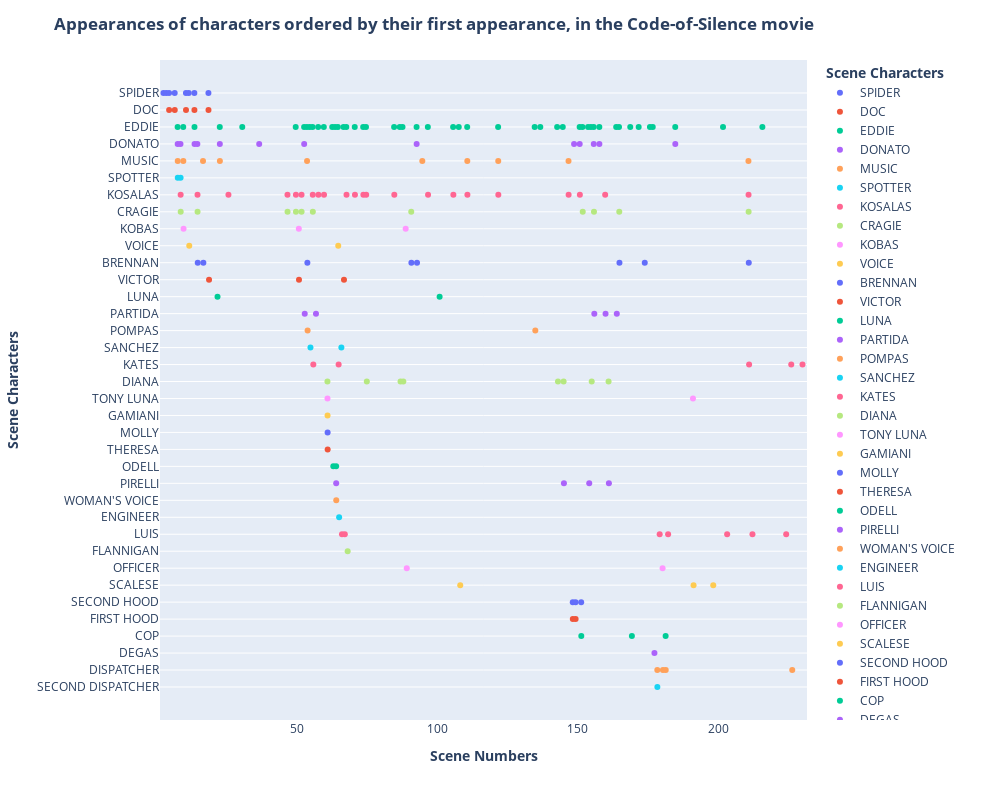

Notebook code for this chart:
### Code cell
df_xter_app = dia.character_appearances(movie_characters)

### Figure 1 — Plotly figure (JSON) as saved in the notebook; plotly's stock layout.template omitted (floating-point values rounded to 4 significant figures)
{"data": [{"alignmentgroup": "True", "boxpoints": "all", "customdata": [["SPIDER", 3], ["SPIDER", 4], ["SPIDER", 5], ["SPIDER", 7], ["SPIDER", 11], ["SPIDER", 12], ["SPIDER", 14], ["SPIDER", 19]], "fillcolor": "rgba(255,255,255,0)", "hoveron": "points", "hovertemplate": "<b> Scene Characters <b>=%{customdata[0]}<br>Scene Numbers=%{customdata[1]}<extra></extra>", "legendgroup": "SPIDER", "line": {"color": "rgba(255,255,255,0)"}, "marker": {"color": "#636efa"}, "name": "SPIDER", "offsetgroup": "SPIDER", "orientation": "v", "pointpos": 0, "showlegend": true, "type": "box", "x": [3, 4, 5, 7, 11, 12, 14, 19], "x0": " ", "xaxis": "x", "y": ["SPIDER", "SPIDER", "SPIDER", "SPIDER", "SPIDER", "SPIDER", "SPIDER", "SPIDER"], "y0": " ", "yaxis": "y"}, {"alignmentgroup": "True", "boxpoints": "all", "customdata": [["DOC", 5], ["DOC", 7], ["DOC", 11], ["DOC", 14], ["DOC", 19]], "fillcolor": "rgba(255,255,255,0)", "hoveron": "points", "hovertemplate": "<b> Scene Characters <b>=%{customdata[0]}<br>Scene Numbers=%{customdata[1]}<extra></extra>", "legendgroup": "DOC", "line": {"color": "rgba(255,255,255,0)"}, "marker": {"color": "#EF553B"}, "name": "DOC", "offsetgroup": "DOC", "orientation": "v", "pointpos": 0, "showlegend": true, "type": "box", "x": [5, 7, 11, 14, 19], "x0": " ", "xaxis": "x", "y": ["DOC", "DOC", "DOC", "DOC", "DOC"], "y0": " ", "yaxis": "y"}, {"alignmentgroup": "True", "boxpoints": "all", "customdata": [["EDDIE", 8], ["EDDIE", 10], ["EDDIE", 14], ["EDDIE", 23], ["EDDIE", 31], ["EDDIE", 50], ["EDDIE", 53], ["EDDIE", 54], ["EDDIE", 55], ["EDDIE", 56], ["EDDIE", 58], ["EDDIE", 60], ["EDDIE", 63], ["EDDIE", 64], ["EDDIE", 65], ["EDDIE", 67], ["EDDIE", 68], ["EDDIE", 71], ["EDDIE", 74], ["EDDIE", 75], ["EDDIE", 85], ["EDDIE", 87], ["EDDIE", 88], ["EDDIE", 93], ["EDDIE", 97], ["EDDIE", 106], ["EDDIE", 108], ["EDDIE", 111], ["EDDIE", 122], ["EDDIE", 135], ["EDDIE", 137], ["EDDIE", 143], ["EDDIE", 145], ["EDDIE", 151], ["EDDIE", 152], ["EDDIE", 154], ["EDDIE", 155], ["EDDIE", 156], ["EDDIE", 158], ["EDDIE", 164], ["EDDIE", 165], ["EDDIE", 169], ["EDDIE", 172], ["EDDIE", 176], ["EDDIE", 177], ["EDDIE", 185], ["EDDIE", 202], ["EDDIE", 216]], "fillcolor": "rgba(255,255,255,0)", "hoveron": "points", "hovertemplate": "<b> Scene Characters <b>=%{customdata[0]}<br>Scene Numbers=%{customdata[1]}<extra></extra>", "legendgroup": "EDDIE", "line": {"color": "rgba(255,255,255,0)"}, "marker": {"color": "#00cc96"}, "name": "EDDIE", "offsetgroup": "EDDIE", "orientation": "v", "pointpos": 0, "showlegend": true, "type": "box", "x": [8, 10, 14, 23, 31, 50, 53, 54, 55, 56, 58, 60, 63, 64, 65, 67, 68, 71, 74, 75, 85, 87, 88, 93, 97, 106, 108, 111, 122, 135, 137, 143, 145, 151, 152, 154, 155, 156, 158, 164, 165, 169, 172, 176, 177, 185, 202, 216], "x0": " ", "xaxis": "x", "y": ["EDDIE", "EDDIE", "EDDIE", "EDDIE", "EDDIE", "EDDIE", "EDDIE", "EDDIE", "EDDIE", "EDDIE", "EDDIE", "EDDIE", "EDDIE", "EDDIE", "EDDIE", "EDDIE", "EDDIE", "EDDIE", "EDDIE", "EDDIE", "EDDIE", "EDDIE", "EDDIE", "EDDIE", "EDDIE", "EDDIE", "EDDIE", "EDDIE", "EDDIE", "EDDIE", "EDDIE", "EDDIE", "EDDIE", "EDDIE", "EDDIE", "EDDIE", "EDDIE", "EDDIE", "EDDIE", "EDDIE", "EDDIE", "EDDIE", "EDDIE", "EDDIE", "EDDIE", "EDDIE", "EDDIE", "EDDIE"], "y0": " ", "yaxis": "y"}, {"alignmentgroup": "True", "boxpoints": "all", "customdata": [["DONATO", 8], ["DONATO", 9], ["DONATO", 14], ["DONATO", 15], ["DONATO", 23], ["DONATO", 37], ["DONATO", 53], ["DONATO", 93], ["DONATO", 149], ["DONATO", 151], ["DONATO", 156], ["DONATO", 158], ["DONATO", 185]], "fillcolor": "rgba(255,255,255,0)", "hoveron": "points", "hovertemplate": "<b> Scene Characters <b>=%{customdata[0]}<br>Scene Numbers=%{customdata[1]}<extra></extra>", "legendgroup": "DONATO", "line": {"color": "rgba(255,255,255,0)"}, "marker": {"color": "#ab63fa"}, "name": "DONATO", "offsetgroup": "DONATO", "orientation": "v", "pointpos": 0, "showlegend": true, "type": "box", "x": [8, 9, 14, 15, 23, 37, 53, 93, 149, 151, 156, 158, 185], "x0": " ", "xaxis": "x", "y": ["DONATO", "DONATO", "DONATO", "DONATO", "DONATO", "DONATO", "DONATO", "DONATO", "DONATO", "DONATO", "DONATO", "DONATO", "DONATO"], "y0": " ", "yaxis": "y"}, {"alignmentgroup": "True", "boxpoints": "all", "customdata": [["MUSIC", 8], ["MUSIC", 10], ["MUSIC", 17], ["MUSIC", 23], ["MUSIC", 54], ["MUSIC", 95], ["MUSIC", 111], ["MUSIC", 122], ["MUSIC", 147], ["MUSIC", 211]], "fillcolor": "rgba(255,255,255,0)", "hoveron": "points", "hovertemplate": "<b> Scene Characters <b>=%{customdata[0]}<br>Scene Numbers=%{customdata[1]}<extra></extra>", "legendgroup": "MUSIC", "line": {"color": "rgba(255,255,255,0)"}, "marker": {"color": "#FFA15A"}, "name": "MUSIC", "offsetgroup": "MUSIC", "orientation": "v", "pointpos": 0, "showlegend": true, "type": "box", "x": [8, 10, 17, 23, 54, 95, 111, 122, 147, 211], "x0": " ", "xaxis": "x", "y": ["MUSIC", "MUSIC", "MUSIC", "MUSIC", "MUSIC", "MUSIC", "MUSIC", "MUSIC", "MUSIC", "MUSIC"], "y0": " ", "yaxis": "y"}, {"alignmentgroup": "True", "boxpoints": "all", "customdata": [["SPOTTER", 8], ["SPOTTER", 9]], "fillcolor": "rgba(255,255,255,0)", "hoveron": "points", "hovertemplate": "<b> Scene Characters <b>=%{customdata[0]}<br>Scene Numbers=%{customdata[1]}<extra></extra>", "legendgroup": "SPOTTER", "line": {"color": "rgba(255,255,255,0)"}, "marker": {"color": "#19d3f3"}, "name": "SPOTTER", "offsetgroup": "SPOTTER", "orientation": "v", "pointpos": 0, "showlegend": true, "type": "box", "x": [8, 9], "x0": " ", "xaxis": "x", "y": ["SPOTTER", "SPOTTER"], "y0": " ", "yaxis": "y"}, {"alignmentgroup": "True", "boxpoints": "all", "customdata": [["KOSALAS", 9], ["KOSALAS", 15], ["KOSALAS", 26], ["KOSALAS", 47], ["KOSALAS", 50], ["KOSALAS", 52], ["KOSALAS", 56], ["KOSALAS", 58], ["KOSALAS", 60], ["KOSALAS", 68], ["KOSALAS", 71], ["KOSALAS", 74], ["KOSALAS", 75], ["KOSALAS", 85], ["KOSALAS", 97], ["KOSALAS", 106], ["KOSALAS", 111], ["KOSALAS", 122], ["KOSALAS", 147], ["KOSALAS", 151], ["KOSALAS", 160], ["KOSALAS", 211]], "fillcolor": "rgba(255,255,255,0)", "hoveron": "points", "hovertemplate": "<b> Scene Characters <b>=%{customdata[0]}<br>Scene Numbers=%{customdata[1]}<extra></extra>", "legendgroup": "KOSALAS", "line": {"color": "rgba(255,255,255,0)"}, "marker": {"color": "#FF6692"}, "name": "KOSALAS", "offsetgroup": "KOSALAS", "orientation": "v", "pointpos": 0, "showlegend": true, "type": "box", "x": [9, 15, 26, 47, 50, 52, 56, 58, 60, 68, 71, 74, 75, 85, 97, 106, 111, 122, 147, 151, 160, 211], "x0": " ", "xaxis": "x", "y": ["KOSALAS", "KOSALAS", "KOSALAS", "KOSALAS", "KOSALAS", "KOSALAS", "KOSALAS", "KOSALAS", "KOSALAS", "KOSALAS", "KOSALAS", "KOSALAS", "KOSALAS", "KOSALAS", "KOSALAS", "KOSALAS", "KOSALAS", "KOSALAS", "KOSALAS", "KOSALAS", "KOSALAS", "KOSALAS"], "y0": " ", "yaxis": "y"}, {"alignmentgroup": "True", "boxpoints": "all", "customdata": [["CRAGIE", 9], ["CRAGIE", 15], ["CRAGIE", 47], ["CRAGIE", 50], ["CRAGIE", 52], ["CRAGIE", 56], ["CRAGIE", 91], ["CRAGIE", 152], ["CRAGIE", 156], ["CRAGIE", 165], ["CRAGIE", 211]], "fillcolor": "rgba(255,255,255,0)", "hoveron": "points", "hovertemplate": "<b> Scene Characters <b>=%{customdata[0]}<br>Scene Numbers=%{customdata[1]}<extra></extra>", "legendgroup": "CRAGIE", "line": {"color": "rgba(255,255,255,0)"}, "marker": {"color": "#B6E880"}, "name": "CRAGIE", "offsetgroup": "CRAGIE", "orientation": "v", "pointpos": 0, "showlegend": true, "type": "box", "x": [9, 15, 47, 50, 52, 56, 91, 152, 156, 165, 211], "x0": " ", "xaxis": "x", "y": ["CRAGIE", "CRAGIE", "CRAGIE", "CRAGIE", "CRAGIE", "CRAGIE", "CRAGIE", "CRAGIE", "CRAGIE", "CRAGIE", "CRAGIE"], "y0": " ", "yaxis": "y"}, {"alignmentgroup": "True", "boxpoints": "all", "customdata": [["KOBAS", 10], ["KOBAS", 51], ["KOBAS", 89]], "fillcolor": "rgba(255,255,255,0)", "hoveron": "points", "hovertemplate": "<b> Scene Characters <b>=%{customdata[0]}<br>Scene Numbers=%{customdata[1]}<extra></extra>", "legendgroup": "KOBAS", "line": {"color": "rgba(255,255,255,0)"}, "marker": {"color": "#FF97FF"}, "name": "KOBAS", "offsetgroup": "KOBAS", "orientation": "v", "pointpos": 0, "showlegend": true, "type": "box", "x": [10, 51, 89], "x0": " ", "xaxis": "x", "y": ["KOBAS", "KOBAS", "KOBAS"], "y0": " ", "yaxis": "y"}, {"alignmentgroup": "True", "boxpoints": "all", "customdata": [["VOICE", 12], ["VOICE", 65]], "fillcolor": "rgba(255,255,255,0)", "hoveron": "points", "hovertemplate": "<b> Scene Characters <b>=%{customdata[0]}<br>Scene Numbers=%{customdata[1]}<extra></extra>", "legendgroup": "VOICE", "line": {"color": "rgba(255,255,255,0)"}, "marker": {"color": "#FECB52"}, "name": "VOICE", "offsetgroup": "VOICE", "orientation": "v", "pointpos": 0, "showlegend": true, "type": "box", "x": [12, 65], "x0": " ", "xaxis": "x", "y": ["VOICE", "VOICE"], "y0": " ", "yaxis": "y"}, {"alignmentgroup": "True", "boxpoints": "all", "customdata": [["BRENNAN", 15], ["BRENNAN", 17], ["BRENNAN", 54], ["BRENNAN", 91], ["BRENNAN", 93], ["BRENNAN", 165], ["BRENNAN", 174], ["BRENNAN", 211]], "fillcolor": "rgba(255,255,255,0)", "hoveron": "points", "hovertemplate": "<b> Scene Characters <b>=%{customdata[0]}<br>Scene Numbers=%{customdata[1]}<extra></extra>", "legendgroup": "BRENNAN", "line": {"color": "rgba(255,255,255,0)"}, "marker": {"color": "#636efa"}, "name": "BRENNAN", "offsetgroup": "BRENNAN", "orientation": "v", "pointpos": 0, "showlegend": true, "type": "box", "x": [15, 17, 54, 91, 93, 165, 174, 211], "x0": " ", "xaxis": "x", "y": ["BRENNAN", "BRENNAN", "BRENNAN", "BRENNAN", "BRENNAN", "BRENNAN", "BRENNAN", "BRENNAN"], "y0": " ", "yaxis": "y"}, {"alignmentgroup": "True", "boxpoints": "all", "customdata": [["VICTOR", 19], ["VICTOR", 51], ["VICTOR", 67]], "fillcolor": "rgba(255,255,255,0)", "hoveron": "points", "hovertemplate": "<b> Scene Characters <b>=%{customdata[0]}<br>Scene Numbers=%{customdata[1]}<extra></extra>", "legendgroup": "VICTOR", "line": {"color": "rgba(255,255,255,0)"}, "marker": {"color": "#EF553B"}, "name": "VICTOR", "offsetgroup": "VICTOR", "orientation": "v", "pointpos": 0, "showlegend": true, "type": "box", "x": [19, 51, 67], "x0": " ", "xaxis": "x", "y": ["VICTOR", "VICTOR", "VICTOR"], "y0": " ", "yaxis": "y"}, {"alignmentgroup": "True", "boxpoints": "all", "customdata": [["LUNA", 22], ["LUNA", 101]], "fillcolor": "rgba(255,255,255,0)", "hoveron": "points", "hovertemplate": "<b> Scene Characters <b>=%{customdata[0]}<br>Scene Numbers=%{customdata[1]}<extra></extra>", "legendgroup": "LUNA", "line": {"color": "rgba(255,255,255,0)"}, "marker": {"color": "#00cc96"}, "name": "LUNA", "offsetgroup": "LUNA", "orientation": "v", "pointpos": 0, "showlegend": true, "type": "box", "x": [22, 101], "x0": " ", "xaxis": "x", "y": ["LUNA", "LUNA"], "y0": " ", "yaxis": "y"}, {"alignmentgroup": "True", "boxpoints": "all", "customdata": [["PARTIDA", 53], ["PARTIDA", 57], ["PARTIDA", 156], ["PARTIDA", 160], ["PARTIDA", 164]], "fillcolor": "rgba(255,255,255,0)", "hoveron": "points", "hovertemplate": "<b> Scene Characters <b>=%{customdata[0]}<br>Scene Numbers=%{customdata[1]}<extra></extra>", "legendgroup": "PARTIDA", "line": {"color": "rgba(255,255,255,0)"}, "marker": {"color": "#ab63fa"}, "name": "PARTIDA", "offsetgroup": "PARTIDA", "orientation": "v", "pointpos": 0, "showlegend": true, "type": "box", "x": [53, 57, 156, 160, 164], "x0": " ", "xaxis": "x", "y": ["PARTIDA", "PARTIDA", "PARTIDA", "PARTIDA", "PARTIDA"], "y0": " ", "yaxis": "y"}, {"alignmentgroup": "True", "boxpoints": "all", "customdata": [["POMPAS", 54], ["POMPAS", 135]], "fillcolor": "rgba(255,255,255,0)", "hoveron": "points", "hovertemplate": "<b> Scene Characters <b>=%{customdata[0]}<br>Scene Numbers=%{customdata[1]}<extra></extra>", "legendgroup": "POMPAS", "line": {"color": "rgba(255,255,255,0)"}, "marker": {"color": "#FFA15A"}, "name": "POMPAS", "offsetgroup": "POMPAS", "orientation": "v", "pointpos": 0, "showlegend": true, "type": "box", "x": [54, 135], "x0": " ", "xaxis": "x", "y": ["POMPAS", "POMPAS"], "y0": " ", "yaxis": "y"}, {"alignmentgroup": "True", "boxpoints": "all", "customdata": [["SANCHEZ", 55], ["SANCHEZ", 66]], "fillcolor": "rgba(255,255,255,0)", "hoveron": "points", "hovertemplate": "<b> Scene Characters <b>=%{customdata[0]}<br>Scene Numbers=%{customdata[1]}<extra></extra>", "legendgroup": "SANCHEZ", "line": {"color": "rgba(255,255,255,0)"}, "marker": {"color": "#19d3f3"}, "name": "SANCHEZ", "offsetgroup": "SANCHEZ", "orientation": "v", "pointpos": 0, "showlegend": true, "type": "box", "x": [55, 66], "x0": " ", "xaxis": "x", "y": ["SANCHEZ", "SANCHEZ"], "y0": " ", "yaxis": "y"}, {"alignmentgroup": "True", "boxpoints": "all", "customdata": [["KATES", 56], ["KATES", 65], ["KATES", 211], ["KATES", 226], ["KATES", 230]], "fillcolor": "rgba(255,255,255,0)", "hoveron": "points", "hovertemplate": "<b> Scene Characters <b>=%{customdata[0]}<br>Scene Numbers=%{customdata[1]}<extra></extra>", "legendgroup": "KATES", "line": {"color": "rgba(255,255,255,0)"}, "marker": {"color": "#FF6692"}, "name": "KATES", "offsetgroup": "KATES", "orientation": "v", "pointpos": 0, "showlegend": true, "type": "box", "x": [56, 65, 211, 226, 230], "x0": " ", "xaxis": "x", "y": ["KATES", "KATES", "KATES", "KATES", "KATES"], "y0": " ", "yaxis": "y"}, {"alignmentgroup": "True", "boxpoints": "all", "customdata": [["DIANA", 61], ["DIANA", 75], ["DIANA", 87], ["DIANA", 88], ["DIANA", 143], ["DIANA", 145], ["DIANA", 155], ["DIANA", 161]], "fillcolor": "rgba(255,255,255,0)", "hoveron": "points", "hovertemplate": "<b> Scene Characters <b>=%{customdata[0]}<br>Scene Numbers=%{customdata[1]}<extra></extra>", "legendgroup": "DIANA", "line": {"color": "rgba(255,255,255,0)"}, "marker": {"color": "#B6E880"}, "name": "DIANA", "offsetgroup": "DIANA", "orientation": "v", "pointpos": 0, "showlegend": true, "type": "box", "x": [61, 75, 87, 88, 143, 145, 155, 161], "x0": " ", "xaxis": "x", "y": ["DIANA", "DIANA", "DIANA", "DIANA", "DIANA", "DIANA", "DIANA", "DIANA"], "y0": " ", "yaxis": "y"}, {"alignmentgroup": "True", "boxpoints": "all", "customdata": [["TONY LUNA", 61], ["TONY LUNA", 191]], "fillcolor": "rgba(255,255,255,0)", "hoveron": "points", "hovertemplate": "<b> Scene Characters <b>=%{customdata[0]}<br>Scene Numbers=%{customdata[1]}<extra></extra>", "legendgroup": "TONY LUNA", "line": {"color": "rgba(255,255,255,0)"}, "marker": {"color": "#FF97FF"}, "name": "TONY LUNA", "offsetgroup": "TONY LUNA", "orientation": "v", "pointpos": 0, "showlegend": true, "type": "box", "x": [61, 191], "x0": " ", "xaxis": "x", "y": ["TONY LUNA", "TONY LUNA"], "y0": " ", "yaxis": "y"}, {"alignmentgroup": "True", "boxpoints": "all", "customdata": [["GAMIANI", 61]], "fillcolor": "rgba(255,255,255,0)", "hoveron": "points", "hovertemplate": "<b> Scene Characters <b>=%{customdata[0]}<br>Scene Numbers=%{customdata[1]}<extra></extra>", "legendgroup": "GAMIANI", "line": {"color": "rgba(255,255,255,0)"}, "marker": {"color": "#FECB52"}, "name": "GAMIANI", "offsetgroup": "GAMIANI", "orientation": "v", "pointpos": 0, "showlegend": true, "type": "box", "x": [61], "x0": " ", "xaxis": "x", "y": ["GAMIANI"], "y0": " ", "yaxis": "y"}, {"alignmentgroup": "True", "boxpoints": "all", "customdata": [["MOLLY", 61]], "fillcolor": "rgba(255,255,255,0)", "hoveron": "points", "hovertemplate": "<b> Scene Characters <b>=%{customdata[0]}<br>Scene Numbers=%{customdata[1]}<extra></extra>", "legendgroup": "MOLLY", "line": {"color": "rgba(255,255,255,0)"}, "marker": {"color": "#636efa"}, "name": "MOLLY", "offsetgroup": "MOLLY", "orientation": "v", "pointpos": 0, "showlegend": true, "type": "box", "x": [61], "x0": " ", "xaxis": "x", "y": ["MOLLY"], "y0": " ", "yaxis": "y"}, {"alignmentgroup": "True", "boxpoints": "all", "customdata": [["THERESA", 61]], "fillcolor": "rgba(255,255,255,0)", "hoveron": "points", "hovertemplate": "<b> Scene Characters <b>=%{customdata[0]}<br>Scene Numbers=%{customdata[1]}<extra></extra>", "legendgroup": "THERESA", "line": {"color": "rgba(255,255,255,0)"}, "marker": {"color": "#EF553B"}, "name": "THERESA", "offsetgroup": "THERESA", "orientation": "v", "pointpos": 0, "showlegend": true, "type": "box", "x": [61], "x0": " ", "xaxis": "x", "y": ["THERESA"], "y0": " ", "yaxis": "y"}, {"alignmentgroup": "True", "boxpoints": "all", "customdata": [["ODELL", 63], ["ODELL", 64]], "fillcolor": "rgba(255,255,255,0)", "hoveron": "points", "hovertemplate": "<b> Scene Characters <b>=%{customdata[0]}<br>Scene Numbers=%{customdata[1]}<extra></extra>", "legendgroup": "ODELL", "line": {"color": "rgba(255,255,255,0)"}, "marker": {"color": "#00cc96"}, "name": "ODELL", "offsetgroup": "ODELL", "orientation": "v", "pointpos": 0, "showlegend": true, "type": "box", "x": [63, 64], "x0": " ", "xaxis": "x", "y": ["ODELL", "ODELL"], "y0": " ", "yaxis": "y"}, {"alignmentgroup": "True", "boxpoints": "all", "customdata": [["PIRELLI", 64], ["PIRELLI", 145], ["PIRELLI", 154], ["PIRELLI", 161]], "fillcolor": "rgba(255,255,255,0)", "hoveron": "points", "hovertemplate": "<b> Scene Characters <b>=%{customdata[0]}<br>Scene Numbers=%{customdata[1]}<extra></extra>", "legendgroup": "PIRELLI", "line": {"color": "rgba(255,255,255,0)"}, "marker": {"color": "#ab63fa"}, "name": "PIRELLI", "offsetgroup": "PIRELLI", "orientation": "v", "pointpos": 0, "showlegend": true, "type": "box", "x": [64, 145, 154, 161], "x0": " ", "xaxis": "x", "y": ["PIRELLI", "PIRELLI", "PIRELLI", "PIRELLI"], "y0": " ", "yaxis": "y"}, {"alignmentgroup": "True", "boxpoints": "all", "customdata": [["WOMAN'S VOICE", 64]], "fillcolor": "rgba(255,255,255,0)", "hoveron": "points", "hovertemplate": "<b> Scene Characters <b>=%{customdata[0]}<br>Scene Numbers=%{customdata[1]}<extra></extra>", "legendgroup": "WOMAN'S VOICE", "line": {"color": "rgba(255,255,255,0)"}, "marker": {"color": "#FFA15A"}, "name": "WOMAN'S VOICE", "offsetgroup": "WOMAN'S VOICE", "orientation": "v", "pointpos": 0, "showlegend": true, "type": "box", "x": [64], "x0": " ", "xaxis": "x", "y": ["WOMAN'S VOICE"], "y0": " ", "yaxis": "y"}, {"alignmentgroup": "True", "boxpoints": "all", "customdata": [["ENGINEER", 65]], "fillcolor": "rgba(255,255,255,0)", "hoveron": "points", "hovertemplate": "<b> Scene Characters <b>=%{customdata[0]}<br>Scene Numbers=%{customdata[1]}<extra></extra>", "legendgroup": "ENGINEER", "line": {"color": "rgba(255,255,255,0)"}, "marker": {"color": "#19d3f3"}, "name": "ENGINEER", "offsetgroup": "ENGINEER", "orientation": "v", "pointpos": 0, "showlegend": true, "type": "box", "x": [65], "x0": " ", "xaxis": "x", "y": ["ENGINEER"], "y0": " ", "yaxis": "y"}, {"alignmentgroup": "True", "boxpoints": "all", "customdata": [["LUIS", 66], ["LUIS", 67], ["LUIS", 179], ["LUIS", 182], ["LUIS", 203], ["LUIS", 212], ["LUIS", 224]], "fillcolor": "rgba(255,255,255,0)", "hoveron": "points", "hovertemplate": "<b> Scene Characters <b>=%{customdata[0]}<br>Scene Numbers=%{customdata[1]}<extra></extra>", "legendgroup": "LUIS", "line": {"color": "rgba(255,255,255,0)"}, "marker": {"color": "#FF6692"}, "name": "LUIS", "offsetgroup": "LUIS", "orientation": "v", "pointpos": 0, "showlegend": true, "type": "box", "x": [66, 67, 179, 182, 203, 212, 224], "x0": " ", "xaxis": "x", "y": ["LUIS", "LUIS", "LUIS", "LUIS", "LUIS", "LUIS", "LUIS"], "y0": " ", "yaxis": "y"}, {"alignmentgroup": "True", "boxpoints": "all", "customdata": [["FLANNIGAN", 68]], "fillcolor": "rgba(255,255,255,0)", "hoveron": "points", "hovertemplate": "<b> Scene Characters <b>=%{customdata[0]}<br>Scene Numbers=%{customdata[1]}<extra></extra>", "legendgroup": "FLANNIGAN", "line": {"color": "rgba(255,255,255,0)"}, "marker": {"color": "#B6E880"}, "name": "FLANNIGAN", "offsetgroup": "FLANNIGAN", "orientation": "v", "pointpos": 0, "showlegend": true, "type": "box", "x": [68], "x0": " ", "xaxis": "x", "y": ["FLANNIGAN"], "y0": " ", "yaxis": "y"}, {"alignmentgroup": "True", "boxpoints": "all", "customdata": [["OFFICER", 89], ["OFFICER", 180]], "fillcolor": "rgba(255,255,255,0)", "hoveron": "points", "hovertemplate": "<b> Scene Characters <b>=%{customdata[0]}<br>Scene Numbers=%{customdata[1]}<extra></extra>", "legendgroup": "OFFICER", "line": {"color": "rgba(255,255,255,0)"}, "marker": {"color": "#FF97FF"}, "name": "OFFICER", "offsetgroup": "OFFICER", "orientation": "v", "pointpos": 0, "showlegend": true, "type": "box", "x": [89, 180], "x0": " ", "xaxis": "x", "y": ["OFFICER", "OFFICER"], "y0": " ", "yaxis": "y"}, {"alignmentgroup": "True", "boxpoints": "all", "customdata": [["SCALESE", 108], ["SCALESE", 191], ["SCALESE", 198]], "fillcolor": "rgba(255,255,255,0)", "hoveron": "points", "hovertemplate": "<b> Scene Characters <b>=%{customdata[0]}<br>Scene Numbers=%{customdata[1]}<extra></extra>", "legendgroup": "SCALESE", "line": {"color": "rgba(255,255,255,0)"}, "marker": {"color": "#FECB52"}, "name": "SCALESE", "offsetgroup": "SCALESE", "orientation": "v", "pointpos": 0, "showlegend": true, "type": "box", "x": [108, 191, 198], "x0": " ", "xaxis": "x", "y": ["SCALESE", "SCALESE", "SCALESE"], "y0": " ", "yaxis": "y"}, {"alignmentgroup": "True", "boxpoints": "all", "customdata": [["SECOND HOOD", 148], ["SECOND HOOD", 149], ["SECOND HOOD", 151]], "fillcolor": "rgba(255,255,255,0)", "hoveron": "points", "hovertemplate": "<b> Scene Characters <b>=%{customdata[0]}<br>Scene Numbers=%{customdata[1]}<extra></extra>", "legendgroup": "SECOND HOOD", "line": {"color": "rgba(255,255,255,0)"}, "marker": {"color": "#636efa"}, "name": "SECOND HOOD", "offsetgroup": "SECOND HOOD", "orientation": "v", "pointpos": 0, "showlegend": true, "type": "box", "x": [148, 149, 151], "x0": " ", "xaxis": "x", "y": ["SECOND HOOD", "SECOND HOOD", "SECOND HOOD"], "y0": " ", "yaxis": "y"}, {"alignmentgroup": "True", "boxpoints": "all", "customdata": [["FIRST HOOD", 148], ["FIRST HOOD", 149]], "fillcolor": "rgba(255,255,255,0)", "hoveron": "points", "hovertemplate": "<b> Scene Characters <b>=%{customdata[0]}<br>Scene Numbers=%{customdata[1]}<extra></extra>", "legendgroup": "FIRST HOOD", "line": {"color": "rgba(255,255,255,0)"}, "marker": {"color": "#EF553B"}, "name": "FIRST HOOD", "offsetgroup": "FIRST HOOD", "orientation": "v", "pointpos": 0, "showlegend": true, "type": "box", "x": [148, 149], "x0": " ", "xaxis": "x", "y": ["FIRST HOOD", "FIRST HOOD"], "y0": " ", "yaxis": "y"}, {"alignmentgroup": "True", "boxpoints": "all", "customdata": [["COP", 151], ["COP", 169], ["COP", 181]], "fillcolor": "rgba(255,255,255,0)", "hoveron": "points", "hovertemplate": "<b> Scene Characters <b>=%{customdata[0]}<br>Scene Numbers=%{customdata[1]}<extra></extra>", "legendgroup": "COP", "line": {"color": "rgba(255,255,255,0)"}, "marker": {"color": "#00cc96"}, "name": "COP", "offsetgroup": "COP", "orientation": "v", "pointpos": 0, "showlegend": true, "type": "box", "x": [151, 169, 181], "x0": " ", "xaxis": "x", "y": ["COP", "COP", "COP"], "y0": " ", "yaxis": "y"}, {"alignmentgroup": "True", "boxpoints": "all", "customdata": [["DEGAS", 177]], "fillcolor": "rgba(255,255,255,0)", "hoveron": "points", "hovertemplate": "<b> Scene Characters <b>=%{customdata[0]}<br>Scene Numbers=%{customdata[1]}<extra></extra>", "legendgroup": "DEGAS", "line": {"color": "rgba(255,255,255,0)"}, "marker": {"color": "#ab63fa"}, "name": "DEGAS", "offsetgroup": "DEGAS", "orientation": "v", "pointpos": 0, "showlegend": true, "type": "box", "x": [177], "x0": " ", "xaxis": "x", "y": ["DEGAS"], "y0": " ", "yaxis": "y"}, {"alignmentgroup": "True", "boxpoints": "all", "customdata": [["DISPATCHER", 178], ["DISPATCHER", 180], ["DISPATCHER", 181], ["DISPATCHER", 226]], "fillcolor": "rgba(255,255,255,0)", "hoveron": "points", "hovertemplate": "<b> Scene Characters <b>=%{customdata[0]}<br>Scene Numbers=%{customdata[1]}<extra></extra>", "legendgroup": "DISPATCHER", "line": {"color": "rgba(255,255,255,0)"}, "marker": {"color": "#FFA15A"}, "name": "DISPATCHER", "offsetgroup": "DISPATCHER", "orientation": "v", "pointpos": 0, "showlegend": true, "type": "box", "x": [178, 180, 181, 226], "x0": " ", "xaxis": "x", "y": ["DISPATCHER", "DISPATCHER", "DISPATCHER", "DISPATCHER"], "y0": " ", "yaxis": "y"}, {"alignmentgroup": "True", "boxpoints": "all", "customdata": [["SECOND DISPATCHER", 178]], "fillcolor": "rgba(255,255,255,0)", "hoveron": "points", "hovertemplate": "<b> Scene Characters <b>=%{customdata[0]}<br>Scene Numbers=%{customdata[1]}<extra></extra>", "legendgroup": "SECOND DISPATCHER", "line": {"color": "rgba(255,255,255,0)"}, "marker": {"color": "#19d3f3"}, "name": "SECOND DISPATCHER", "offsetgroup": "SECOND DISPATCHER", "orientation": "v", "pointpos": 0, "showlegend": true, "type": "box", "x": [178], "x0": " ", "xaxis": "x", "y": ["SECOND DISPATCHER"], "y0": " ", "yaxis": "y"}], "layout": {"boxmode": "group", "height": 800, "legend": {"title": {"text": "<b> Scene Characters <b>"}, "tracegroupgap": 0}, "margin": {"t": 60}, "title": {"text": "<b> Appearances of characters ordered by their first appearance, in the Code-of-Silence movie <b>"}, "width": 1000, "xaxis": {"anchor": "y", "domain": [0, 1], "title": {"text": "<b> Scene Numbers <b>"}}, "yaxis": {"anchor": "x", "categoryarray": ["SECOND DISPATCHER", "DISPATCHER", "DEGAS", "COP", "FIRST HOOD", "SECOND HOOD", "SCALESE", "OFFICER", "FLANNIGAN", "LUIS", "ENGINEER", "WOMAN'S VOICE", "PIRELLI", "ODELL", "THERESA", "MOLLY", "GAMIANI", "TONY LUNA", "DIANA", "KATES", "SANCHEZ", "POMPAS", "PARTIDA", "LUNA", "VICTOR", "BRENNAN", "VOICE", "KOBAS", "CRAGIE", "KOSALAS", "SPOTTER", "MUSIC", "DONATO", "EDDIE", "DOC", "SPIDER"], "categoryorder": "array", "domain": [0, 1], "title": {"text": "<b> Scene Characters <b>"}}}}
